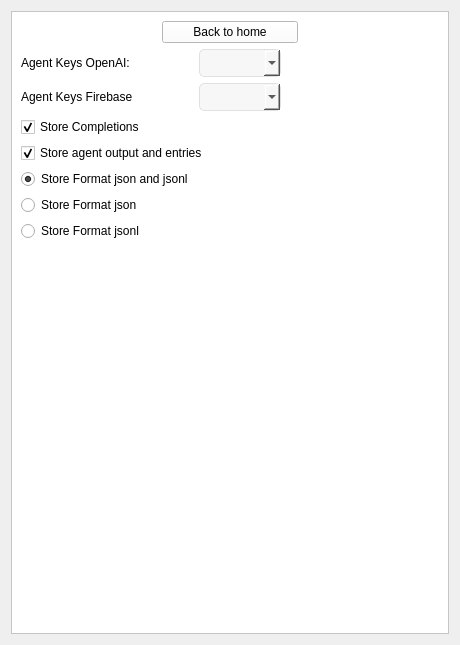
      <widget class="QWidget" name="page_5">
       <layout class="QGridLayout" name="gridLayout_7">
        <item row="0" column="0">
         <widget class="QFrame" name="frame_5">
          <property name="styleSheet">
           <string notr="true">background-color: white;</string>
          </property>
          <property name="frameShape">
           <enum>QFrame::StyledPanel</enum>
          </property>
          <property name="frameShadow">
           <enum>QFrame::Raised</enum>
          </property>
          <layout class="QGridLayout" name="gridLayout">
           <item row="2" column="2">
            <spacer name="verticalSpacer_4">
             <property name="orientation">
              <enum>Qt::Vertical</enum>
             </property>
             <property name="sizeType">
              <enum>QSizePolicy::Preferred</enum>
             </property>
             <property name="sizeHint" stdset="0">
              <size>
               <width>20</width>
               <height>181</height>
              </size>
             </property>
            </spacer>
           </item>
           <item row="1" column="0" colspan="3">
            <layout class="QGridLayout" name="gridLayout_47">
             <property name="rightMargin">
              <number>158</number>
             </property>
             <item row="3" column="0" colspan="2">
              <widget class="QCheckBox" name="StorageAgentOutput_">
               <property name="text">
                <string>Store agent output and entries</string>
               </property>
               <property name="checked">
                <bool>true</bool>
               </property>
              </widget>
             </item>
             <item row="2" column="0" colspan="2">
              <widget class="QCheckBox" name="StorageAgentCompletions">
               <property name="text">
                <string>Store Completions</string>
               </property>
               <property name="checked">
                <bool>true</bool>
               </property>
              </widget>
             </item>
             <item row="5" column="0">
              <widget class="QRadioButton" name="radioButton">
               <property name="text">
                <string>Store Format json</string>
               </property>
              </widget>
             </item>
             <item row="4" column="0">
              <widget class="QRadioButton" name="StoreFormatJsonAndJsonl">
               <property name="text">
                <string>Store Format json and jsonl</string>
               </property>
               <property name="checked">
                <bool>true</bool>
               </property>
              </widget>
             </item>
             <item row="0" column="0">
              <widget class="QLabel" name="label_34">
               <property name="text">
                <string>Agent Keys OpenAI:</string>
               </property>
              </widget>
             </item>
             <item row="6" column="0">
              <widget class="QRadioButton" name="radioButton_2">
               <property name="text">
                <string>Store Format jsonl</string>
               </property>
              </widget>
             </item>
             <item row="0" column="1">
              <widget class="QComboBox" name="AgentKeysOpenAI">
               <property name="sizePolicy">
                <sizepolicy hsizetype="Expanding" vsizetype="Fixed">
                 <horstretch>0</horstretch>
                 <verstretch>0</verstretch>
                </sizepolicy>
               </property>
               <property name="minimumSize">
                <size>
                 <width>0</width>
                 <height>0</height>
                </size>
               </property>
               <property name="styleSheet">
                <string notr="true">QComboBox {
    background-color: #F7F7F7;
    border: 1px solid #E0E0E0;
    border-radius: 5px;  /* Borda arredondada */
    color: black;  /* Cor do texto */
    font-size: 12px;  /* Tamanho da fonte */
    padding: 5px 10px;  /* Espaçamento interno */
}

QComboBox:hover {
    background-color: #EDEDED; /* Fundo ao passar o mouse */
}

QComboBox:pressed {
    background-color: #DCDCDC; /* Fundo ao pressionar */
}

QComboBox QAbstractItemView {
    background-color: #F7F7F7;
    border: 1px solid #E0E0E0;
    selection-background-color: #EDEDED;
    selection-color: black;
    border-radius: 10px;  /* Borda arredondada para a lista */
    font-size: 16px; /* Ajuste de fonte para itens */
}
</string>
               </property>
              </widget>
             </item>
             <item row="7" column="0" colspan="2">
              <spacer name="verticalSpacer_14">
               <property name="orientation">
                <enum>Qt::Vertical</enum>
               </property>
               <property name="sizeType">
                <enum>QSizePolicy::Fixed</enum>
               </property>
               <property name="sizeHint" stdset="0">
                <size>
                 <width>20</width>
                 <height>202</height>
                </size>
               </property>
              </spacer>
             </item>
             <item row="1" column="0">
              <widget class="QLabel" name="label_4">
               <property name="text">
                <string>Agent Keys Firebase</string>
               </property>
              </widget>
             </item>
             <item row="1" column="1">
              <widget class="QComboBox" name="AgentKeysFirebase">
               <property name="sizePolicy">
                <sizepolicy hsizetype="Expanding" vsizetype="Fixed">
                 <horstretch>0</horstretch>
                 <verstretch>0</verstretch>
                </sizepolicy>
               </property>
               <property name="styleSheet">
                <string notr="true">QComboBox {
    background-color: #F7F7F7;
    border: 1px solid #E0E0E0;
    border-radius: 5px;  /* Borda arredondada */
    color: black;  /* Cor do texto */
    font-size: 12px;  /* Tamanho da fonte */
    padding: 5px 10px;  /* Espaçamento interno */
}

QComboBox:hover {
    background-color: #EDEDED; /* Fundo ao passar o mouse */
}

QComboBox:pressed {
    background-color: #DCDCDC; /* Fundo ao pressionar */
}

QComboBox QAbstractItemView {
    background-color: #F7F7F7;
    border: 1px solid #E0E0E0;
    selection-background-color: #EDEDED;
    selection-color: black;
    border-radius: 10px;  /* Borda arredondada para a lista */
    font-size: 16px; /* Ajuste de fonte para itens */
}
</string>
               </property>
              </widget>
             </item>
            </layout>
           </item>
           <item row="0" column="1">
            <widget class="QPushButton" name="pushButton_5">
             <property name="text">
              <string>Back to home</string>
             </property>
            </widget>
           </item>
          </layout>
         </widget>
        </item>
       </layout>
      </widget>
